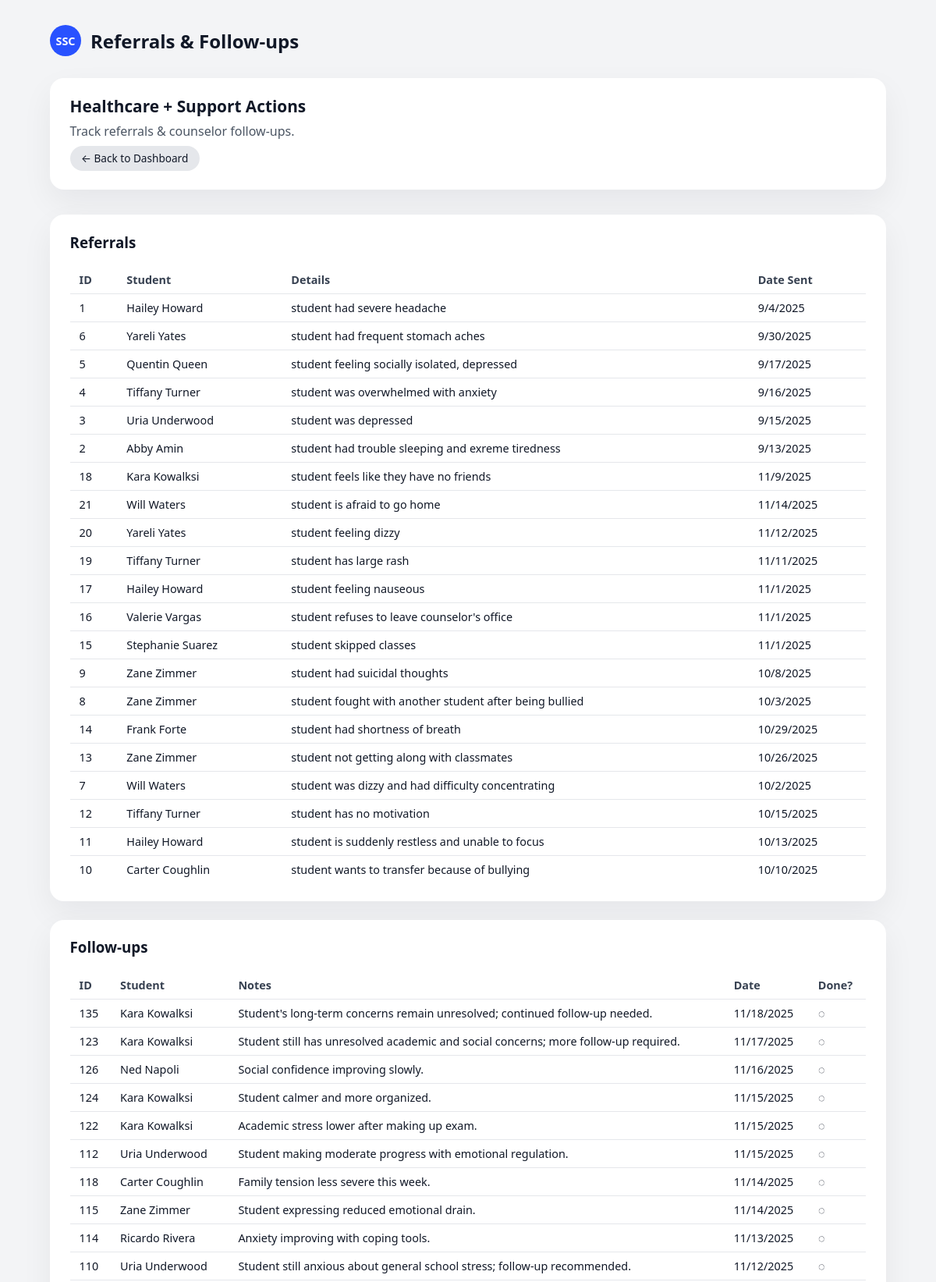
Screenshot of /referrals (upper part) with the database file from the repository.
### tables this page shows
CREATE TABLE Referral (
    referral_id INT PRIMARY KEY,
    issue_id INT NOT NULL,
    details TEXT NOT NULL,
    student_report TEXT,
    created_at DATE NOT NULL,
    student_reported_at DATE,
    FOREIGN KEY (issue_id) REFERENCES Issue(issue_id)
);

CREATE TABLE Student (
    student_id INT PRIMARY KEY,
    name VARCHAR(100) NOT NULL,
    dob DATE NOT NULL,
    country_of_birth VARCHAR(100) NOT NULL,
    gender CHAR(1) NOT NULL,
    consent BOOLEAN NOT NULL,
    zip_code CHAR(5) NOT NULL
);

CREATE TABLE Followup (
    followup_id INT PRIMARY KEY,
    issue_id INT NOT NULL,
    counselor_id INT NOT NULL,
    date DATE,
    notes TEXT,
    complete BOOLEAN,
    FOREIGN KEY (issue_id) REFERENCES Issue(issue_id),
    FOREIGN KEY (counselor_id) REFERENCES Counselor(counselor_id)
);

### app.py (the view)
@app.route("/referrals")
def list_referrals():
    conn = get_db_connection()
    referrals = conn.execute(
        """
        SELECT
          r.referral_id,
          r.created_at,
          r.details,
          s.name AS student_name
        FROM Referral r
        JOIN Issue i ON i.issue_id = r.issue_id
        JOIN Visit v ON v.visit_id = i.visit_id
        JOIN Student s ON s.student_id = v.student_id
        ORDER BY r.created_at DESC, r.referral_id DESC
        """
    ).fetchall()
    followups = conn.execute(
        """
        SELECT
          f.followup_id,
          f.date,
          f.notes,
          f.complete,
          s.name AS student_name
        FROM Followup f
        JOIN Issue i ON i.issue_id = f.issue_id
        JOIN Counselor c ON c.counselor_id = f.counselor_id
        JOIN Visit v ON v.visit_id = i.visit_id
        JOIN Student s ON s.student_id = v.student_id
        ORDER BY f.date DESC, f.followup_id DESC
        """
    ).fetchall()
    conn.close()
    return render_template(
        "referrals.html",
        referrals=referrals,
        followups=followups,
    )

### app.py (called while the page is built)
def get_db_connection():
    conn = sqlite3.connect(DATABASE)
    conn.row_factory = sqlite3.Row  # access columns by name
    return conn

### templates/referrals.html (shortened to what this page needs)
<!DOCTYPE html>
<html lang="en">
<head>
  <link rel="stylesheet" href="{{ url_for('static', filename='style.css') }}">
</head>
<body>
<div class="page">
  <header class="top-bar">
    <div class="logo-circle">SSC</div>
    <h1>Referrals & Follow-ups</h1>
  </header>
  <main class="content">
    <div class="card hero">
      <h2>Healthcare + Support Actions</h2>
      <p>Track referrals & counselor follow-ups.</p>
      <p style="margin-top: 0.5rem;">
        <a href="{{ url_for('home') }}" class="button-link secondary">← Back to Dashboard</a>
      </p>
    </div>
    <div class="card">
      <h3 style="margin-top: 0;">Referrals</h3>
      <table class="table">
        <thead>
          <tr>
            <th>ID</th>
            <th>Student</th>
            <th>Details</th>
            <th>Date Sent</th>
          </tr>
        </thead>
        <tbody>
          {% for r in referrals %}
          <tr>
            <td>{{ r.referral_id }}</td>
            <td>{{ r.student_name }}</td>
            <td>{{ r.details }}</td>
            <td>{{ r.created_at }}</td>
          </tr>
          {% endfor %}
        </tbody>
      </table>
    </div>
    <div class="card">
      <h3 style="margin-top: 0;">Follow-ups</h3>
      <table class="table">
        <thead>
          <tr>
            <th>ID</th>
            <th>Student</th>
            <th>Notes</th>
            <th>Date</th>
            <th>Done?</th>
          </tr>
        </thead>
        <tbody>
          {% for f in followups %}
          <tr>
            <td>{{ f.followup_id }}</td>
            <td>{{ f.student_name }}</td>
            <td>{{ f.notes }}</td>
            <td>{{ f.date }}</td>
            <td>
              {% if f.complete == 1 %}
                ✔
              {% else %}
                ◌
              {% endif %}
            </td>
          </tr>
          {% endfor %}
        </tbody>
      </table>
    </div>
  </main>
</div>
</body>
</html>

### static/style.css (style rules this page uses)
*, *::before, *::after { box-sizing: border-box; }
body { margin: 0; font-family: system-ui, -apple-system, BlinkMacSystemFont, "SF Pro Text", "Segoe UI", sans-serif; background: #f3f4f6; color: #111827; }
.page { max-width: 1120px; margin: 0 auto; padding: 2rem 1.5rem 3rem; }
.top-bar { display: flex; align-items: center; gap: 0.75rem; margin-bottom: 1.75rem; }
.logo-circle { width: 40px; height: 40px; border-radius: 999px; background: #2952ff; color: #ffffff; display: flex; align-items: center; justify-content: center; font-weight: 600; font-size: 0.9rem; }
.top-bar h1 { font-size: 1.5rem; font-weight: 600; margin: 0; }
.content { display: flex; flex-direction: column; gap: 1.5rem; }
.card { background: #ffffff; border-radius: 18px; padding: 1.4rem 1.6rem; box-shadow: 0 16px 40px rgba(15, 23, 42, 0.06); }
.hero { margin-bottom: 0.5rem; }
.hero h2 { margin: 0 0 0.4rem; font-size: 1.3rem; font-weight: 600; }
.hero p { margin: 0.15rem 0; color: #4b5563; }
.table { width: 100%; border-collapse: collapse; font-size: 0.9rem; }
.table th, .table td { padding: 0.5rem 0.75rem; border-bottom: 1px solid #e5e7eb; text-align: left; }
.table th { font-weight: 600; color: #374151; }
.table tr:last-child td { border-bottom: none; }
.button-link { display: inline-block; padding: 0.4rem 0.9rem; border-radius: 999px; background: #2952ff; color: #ffffff; text-decoration: none; font-size: 0.85rem; }
.button-link.secondary { background: #e5e7eb; color: #111827; }

### rows the page displays
Referral: referral_id "1", student_name "Hailey Howard", details "student had severe headache", created_at "9/4/2025"
Referral: referral_id "6", student_name "Yareli Yates", details "student had frequent stomach aches", created_at "9/30/2025"
Referral: referral_id "5", student_name "Quentin Queen", details "student feeling socially isolated, depressed", created_at "9/17/2025"
Referral: referral_id "4", student_name "Tiffany Turner", details "student was overwhelmed with anxiety", created_at "9/16/2025"
Referral: referral_id "3", student_name "Uria Underwood", details "student was depressed", created_at "9/15/2025"
Referral: referral_id "2", student_name "Abby Amin", details "student had trouble sleeping and exreme tiredness", created_at "9/13/2025"
Referral: referral_id "18", student_name "Kara Kowalksi", details "student feels like they have no friends", created_at "11/9/2025"
Referral: referral_id "21", student_name "Will Waters", details "student is afraid to go home", created_at "11/14/2025"
Referral: referral_id "20", student_name "Yareli Yates", details "student feeling dizzy", created_at "11/12/2025"
Referral: referral_id "19", student_name "Tiffany Turner", details "student has large rash", created_at "11/11/2025"
Referral: referral_id "17", student_name "Hailey Howard", details "student feeling nauseous", created_at "11/1/2025"
Referral: referral_id "16", student_name "Valerie Vargas", details "student refuses to leave counselor's office", created_at "11/1/2025"
Referral: referral_id "15", student_name "Stephanie Suarez", details "student skipped classes", created_at "11/1/2025"
Referral: referral_id "9", student_name "Zane Zimmer", details "student had suicidal thoughts", created_at "10/8/2025"
Referral: referral_id "8", student_name "Zane Zimmer", details "student fought with another student after being bullied", created_at "10/3/2025"
Referral: referral_id "14", student_name "Frank Forte", details "student had shortness of breath", created_at "10/29/2025"
Referral: referral_id "13", student_name "Zane Zimmer", details "student not getting along with classmates", created_at "10/26/2025"
Referral: referral_id "7", student_name "Will Waters", details "student was dizzy and had difficulty concentrating", created_at "10/2/2025"
Referral: referral_id "12", student_name "Tiffany Turner", details "student has no motivation", created_at "10/15/2025"
Referral: referral_id "11", student_name "Hailey Howard", details "student is suddenly restless and unable to focus", created_at "10/13/2025"
Referral: referral_id "10", student_name "Carter Coughlin", details "student wants to transfer because of bullying", created_at "10/10/2025"
Followup: followup_id "135", student_name "Kara Kowalksi", notes "Student's long-term concerns remain unresolved; continued follow-up needed.", date "11/18/2025"
Followup: followup_id "123", student_name "Kara Kowalksi", notes "Student still has unresolved academic and social concerns; more follow-up required.", date "11/17/2025"
Followup: followup_id "126", student_name "Ned Napoli", notes "Social confidence improving slowly.", date "11/16/2025"
Followup: followup_id "124", student_name "Kara Kowalksi", notes "Student calmer and more organized.", date "11/15/2025"
Followup: followup_id "122", student_name "Kara Kowalksi", notes "Academic stress lower after making up exam.", date "11/15/2025"
Followup: followup_id "112", student_name "Uria Underwood", notes "Student making moderate progress with emotional regulation.", date "11/15/2025"
Followup: followup_id "118", student_name "Carter Coughlin", notes "Family tension less severe this week.", date "11/14/2025"
Followup: followup_id "115", student_name "Zane Zimmer", notes "Student expressing reduced emotional drain.", date "11/14/2025"
Followup: followup_id "114", student_name "Ricardo Rivera", notes "Anxiety improving with coping tools.", date "11/13/2025"
Followup: followup_id "110", student_name "Uria Underwood", notes "Student still anxious about general school stress; follow-up recommended.", date "11/12/2025"
